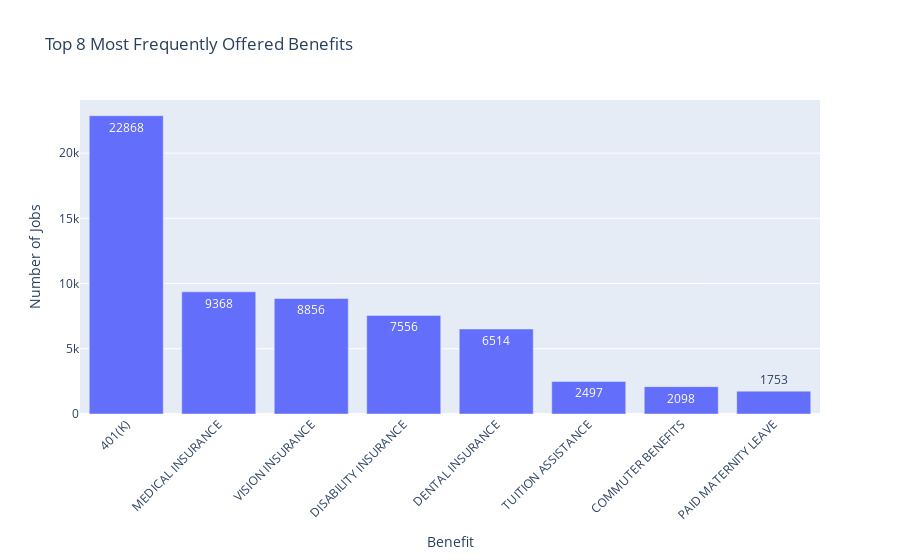

The cell this chart's notebook holds for it:
### Code cell
# Flatten the 'benefits' list and count the occurrences of each benefit
all_benefits = [benefit for benefits_list in df_job_postings['benefits'].dropna() for benefit in benefits_list]
benefit_counts = pd.Series(all_benefits).value_counts()

# Select the top N most frequent benefits and filter out the first 2
top_n_benefits = 10
top_benefits = benefit_counts.head(top_n_benefits).iloc[2:]  # Skip the first 2 benefits

# Create a bar chart to visualize the most frequent benefits
fig = px.bar(
    x=top_benefits.index,
    y=top_benefits.values,
    title=f"Top {top_n_benefits - 2} Most Frequently Offered Benefits",
    labels={"x": "Benefit", "y": "Number of Jobs"},
    text=top_benefits.values
)

fig.update_layout(xaxis_tickangle=-45)
fig.show("vscode")

### Figure 1 — Plotly figure (JSON) as saved in the notebook; plotly's stock layout.template omitted (floating-point values rounded to 4 significant figures)
{"data": [{"alignmentgroup": "True", "hovertemplate": "Benefit=%{x}<br>Number of Jobs=%{y}<br>text=%{text}<extra></extra>", "legendgroup": "", "marker": {"color": "#636efa", "pattern": {"shape": ""}}, "name": "", "offsetgroup": "", "orientation": "v", "showlegend": false, "text": [22868, 9368, 8856, 7556, 6514, 2497, 2098, 1753], "textposition": "auto", "type": "bar", "x": ["401(K)", "MEDICAL INSURANCE", "VISION INSURANCE", "DISABILITY INSURANCE", "DENTAL INSURANCE", "TUITION ASSISTANCE", "COMMUTER BENEFITS", "PAID MATERNITY LEAVE"], "xaxis": "x", "y": [22868, 9368, 8856, 7556, 6514, 2497, 2098, 1753], "yaxis": "y"}], "layout": {"barmode": "relative", "legend": {"tracegroupgap": 0}, "title": {"text": "Top 8 Most Frequently Offered Benefits"}, "xaxis": {"anchor": "y", "domain": [0, 1], "tickangle": -45, "title": {"text": "Benefit"}}, "yaxis": {"anchor": "x", "domain": [0, 1], "title": {"text": "Number of Jobs"}}}}
